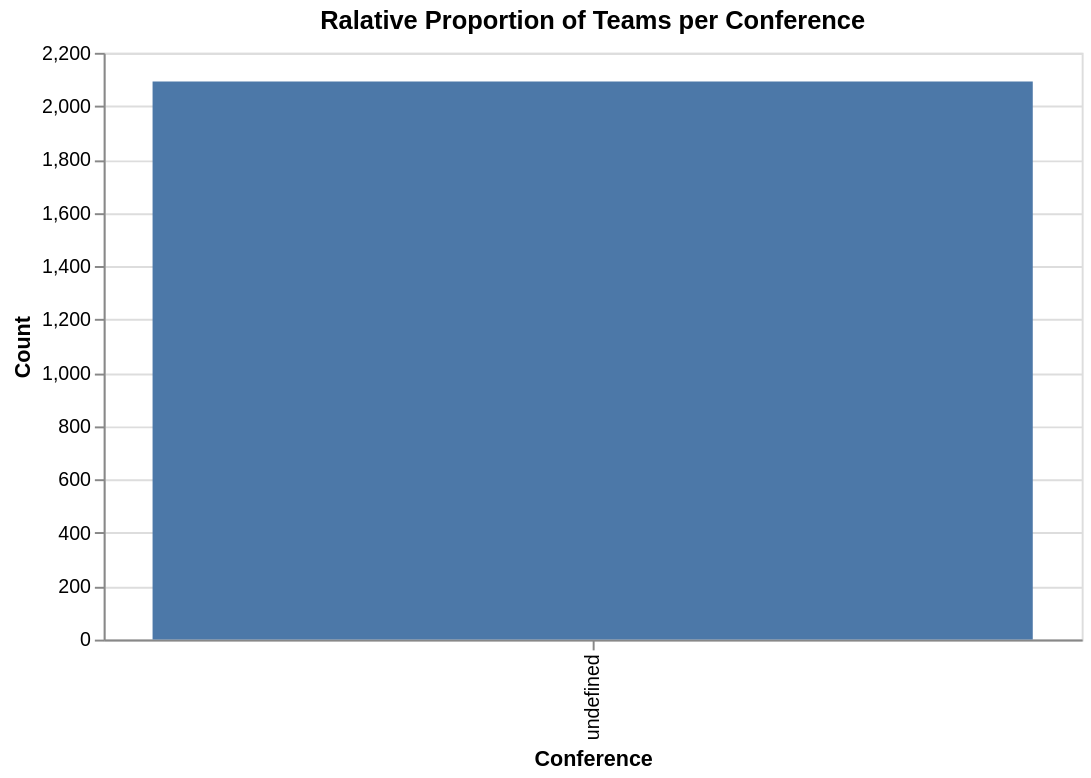

This figure's notebook cell:
### Code cell
import altair as alt
plot_2 = alt.Chart(df).mark_bar().encode(
    alt.X("Conference:N",sort="-y", title="Conference"),
    alt.Y("count()", title="Count")
).properties(
    title="Ralative Proportion of Teams per Conference",
    width=500,
    height=300
)
plot_2

### Figure 1 — Vega-Lite specification as saved in the notebook (floating-point values rounded to 4 significant figures; data arrays with more than 128 entries replaced by an {"elided": "..."} marker saying what was removed)
{"config": {"view": {"continuousWidth": 300, "continuousHeight": 300}}, "data": {"name": "data-e258c2f24f58d7fd09d2d3af39f6e993"}, "mark": {"type": "bar"}, "encoding": {"x": {"field": "Conference", "sort": "-y", "title": "Conference", "type": "nominal"}, "y": {"aggregate": "count", "title": "Count", "type": "quantitative"}}, "height": 300, "title": "Ralative Proportion of Teams per Conference", "width": 500, "$schema": "https://vega.github.io/schema/vega-lite/v5.20.1.json", "datasets": {"data-e258c2f24f58d7fd09d2d3af39f6e993": {"elided": "2092 records"}}}
